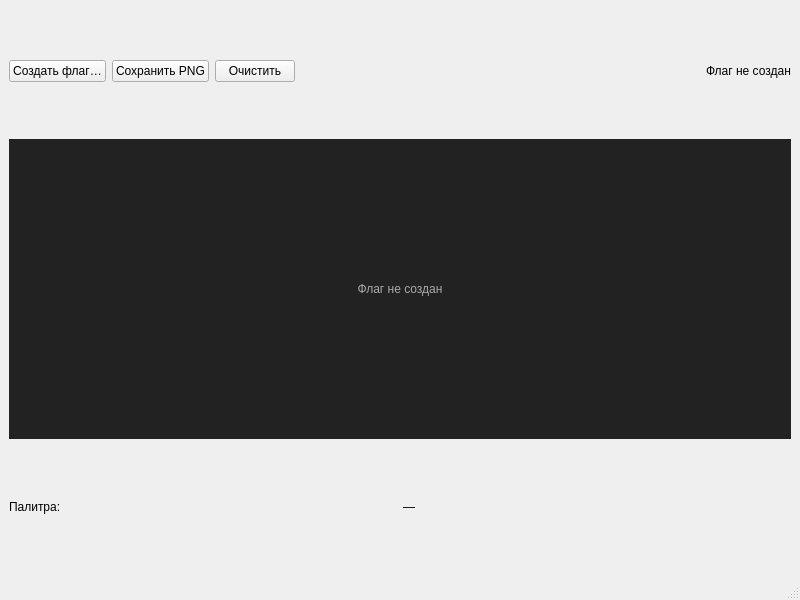
<?xml version="1.0" encoding="UTF-8"?>
<ui version="4.0">
 <class>MainWindow</class>
 <widget class="QMainWindow" name="MainWindow">
  <property name="geometry">
   <rect><x>0</x><y>0</y><width>800</width><height>600</height></rect>
  </property>
  <property name="windowTitle"><string>Task5 — Полосатый флаг</string></property>
  <widget class="QWidget" name="centralwidget">
   <layout class="QVBoxLayout" name="vLayout">
    <item>
     <layout class="QHBoxLayout" name="hTop">
      <item>
       <widget class="QPushButton" name="btnGenerate">
        <property name="text"><string>Создать флаг…</string></property>
       </widget>
      </item>
      <item>
       <widget class="QPushButton" name="btnSave">
        <property name="text"><string>Сохранить PNG</string></property>
       </widget>
      </item>
      <item>
       <widget class="QPushButton" name="btnClear">
        <property name="text"><string>Очистить</string></property>
       </widget>
      </item>
      <item>
       <spacer name="sp">
        <property name="orientation"><enum>Qt::Orientation::Horizontal</enum></property>
        <property name="sizeType"><enum>QSizePolicy::Policy::Expanding</enum></property>
        <property name="sizeHint" stdset="0"><size><width>40</width><height>20</height></size></property>
       </spacer>
      </item>
      <item>
       <widget class="QLabel" name="lblInfo">
        <property name="text"><string>Флаг не создан</string></property>
       </widget>
      </item>
     </layout>
    </item>
    <item>
     <widget class="QLabel" name="lblFlag">
      <property name="alignment"><set>Qt::AlignmentFlag::AlignCenter</set></property>
      <property name="minimumSize"><size><width>400</width><height>300</height></size></property>
      <property name="styleSheet"><string>QLabel { background:#222; color:#aaa; }</string></property>
      <property name="text"><string>Флаг не создан</string></property>
     </widget>
    </item>
    <item>
     <layout class="QHBoxLayout" name="hColors">
      <item>
       <widget class="QLabel" name="lblColorsCaption">
        <property name="text"><string>Палитра:</string></property>
       </widget>
      </item>
      <item>
       <widget class="QLabel" name="lblColors">
        <property name="text"><string>—</string></property>
       </widget>
      </item>
     </layout>
    </item>
   </layout>
  </widget>
  <widget class="QStatusBar" name="statusbar"/>
 </widget>
 <resources/>
 <connections/>
</ui>
